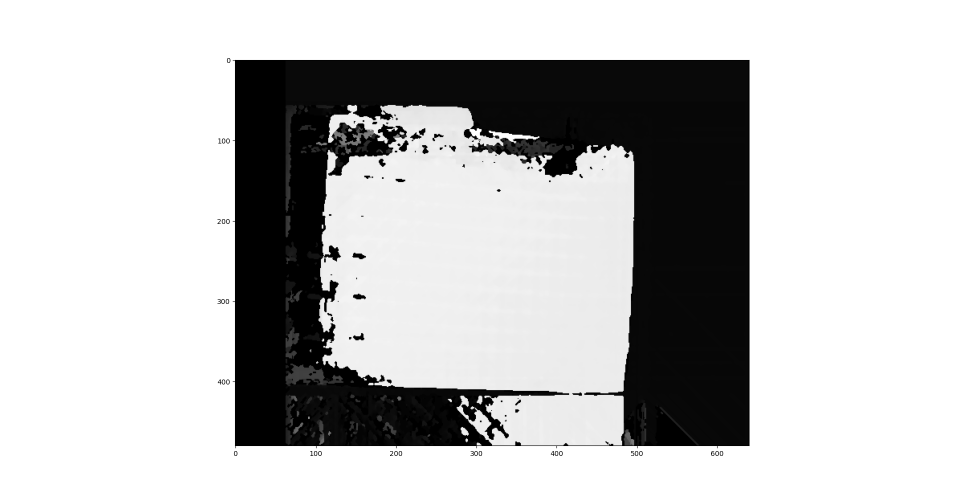
#> input picture SGBMresize.png, 1920 x 1001 px (shown at 1/2 size)
$ python image2disparitymap.py --imageL SGBMresize.png --imageR resize_plasma.png
#> lines starting #> are read from the running program, lines starting #| are printed output that depends on the picture
import numpy as np
import cv2
from matplotlib import pyplot as plt
import argparse

def new_size(img):
    width = 640
    height = 480
    dim = (width, height)
    resized = cv2.resize(img, dim, interpolation = cv2.INTER_AREA)
    return resized


ap = argparse.ArgumentParser( description='Image RGB')
ap.add_argument("-l",
    "--imageL", required=True,
	help="path to the left image file")
ap.add_argument("-r",
    "--imageR", required=True,
    help="path to the right image file")
args = vars(ap.parse_args())


imgL = cv2.imread(args['imageL'])
#> imgL is the input picture: shape (1001, 1920, 3); min 0, max 255, mean 191.6
imgR = cv2.imread(args['imageR'])
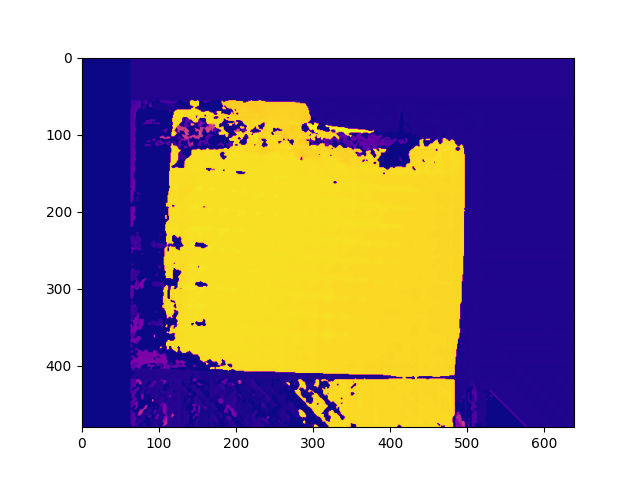
#> input picture resize_plasma.png, 640 x 480 px
#> imgR is the input picture: shape (480, 640, 3); mean B, G, R 160.2, 157.9, 174.1
(h, w, d) = imgL.shape
#> h = 1001; w = 1920; d = 3
print("w: {}, h: {}, d: {}".format(w, h, d))
#| w: 1920, h: 1001, d: 3
print("Size:",imgL.size)
#| Size: 5765760

grayL = cv2.cvtColor(imgL, cv2.COLOR_BGR2GRAY)
grayR = cv2.cvtColor(imgR, cv2.COLOR_BGR2GRAY)
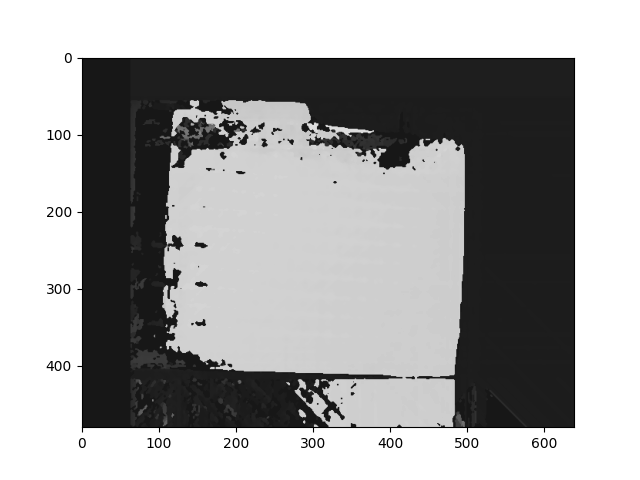
#> grayR: shape (480, 640); min 0, max 255, mean 163

""" plt.imshow(grayR)
plt.show() """


esquerda = new_size(grayL)
#> in new_size, `resized = cv2.resize(img, dim, interpolation = cv2.INTER_AREA)`:
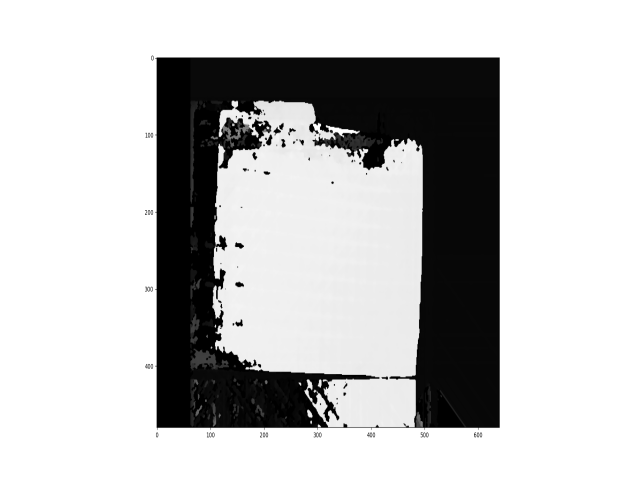
#> resized: shape (480, 640); min 0, max 255, mean 191.6
direita = new_size(grayR)

#cv2.imshow('Gray image', esquerda)

#cv2.waitKey(0)
#cv2.destroyAllWindows()

win_size = 5
min_disp = -1
max_disp = 63 #min_disp * 9
num_disp = max_disp - min_disp # Needs to be divisible by 16

#Block matching.
stereo = cv2.StereoSGBM_create(minDisparity= min_disp,
numDisparities = num_disp,
blockSize = 5,
uniquenessRatio = 5,
speckleWindowSize = 5,
speckleRange = 5,
disp12MaxDiff = 1,
P1 = 8*3*win_size**2, #8*3*win_size**2
P2 = 32*3*win_size**2) #32*3*win_size**2)

#Compute disparity map
print ("\nComputing the disparity  map...")
disparity_map = stereo.compute(esquerda, direita)
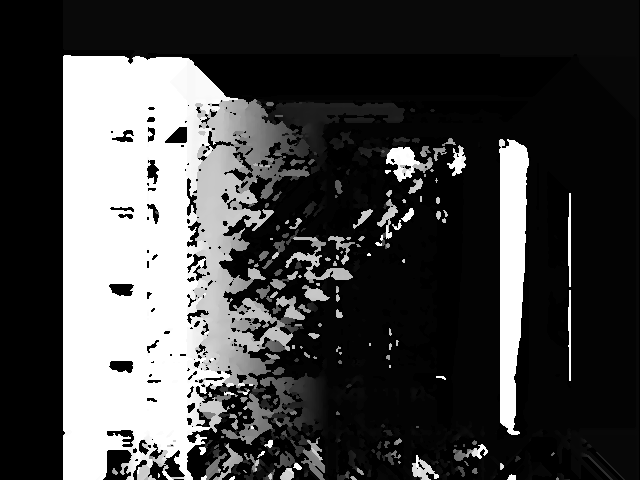
#> disparity_map: shape (480, 640) int16; min -32, max 992, mean 242.7; drawn with min black and max white

raw_h = disparity_map.shape[0]
#> raw_h = 480
raw_w = disparity_map.shape[1]
#> raw_w = 640
a = np.empty((raw_h,raw_w), np.uint16)

median = cv2.medianBlur(disparity_map,5)
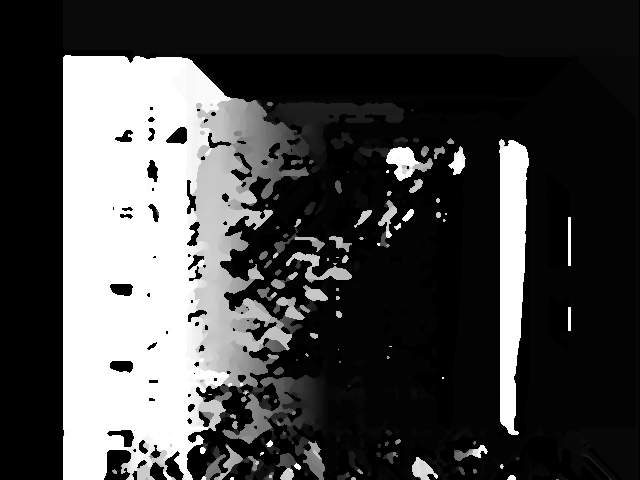
#> median: shape (480, 640) int16; min -32, max 992, mean 242.6; drawn with min black and max white
#blur = cv2.bilateralFilter(disparity_map,9,75,75)

map = cv2.resize(disparity_map, (3840,2160), interpolation = cv2.INTER_AREA)
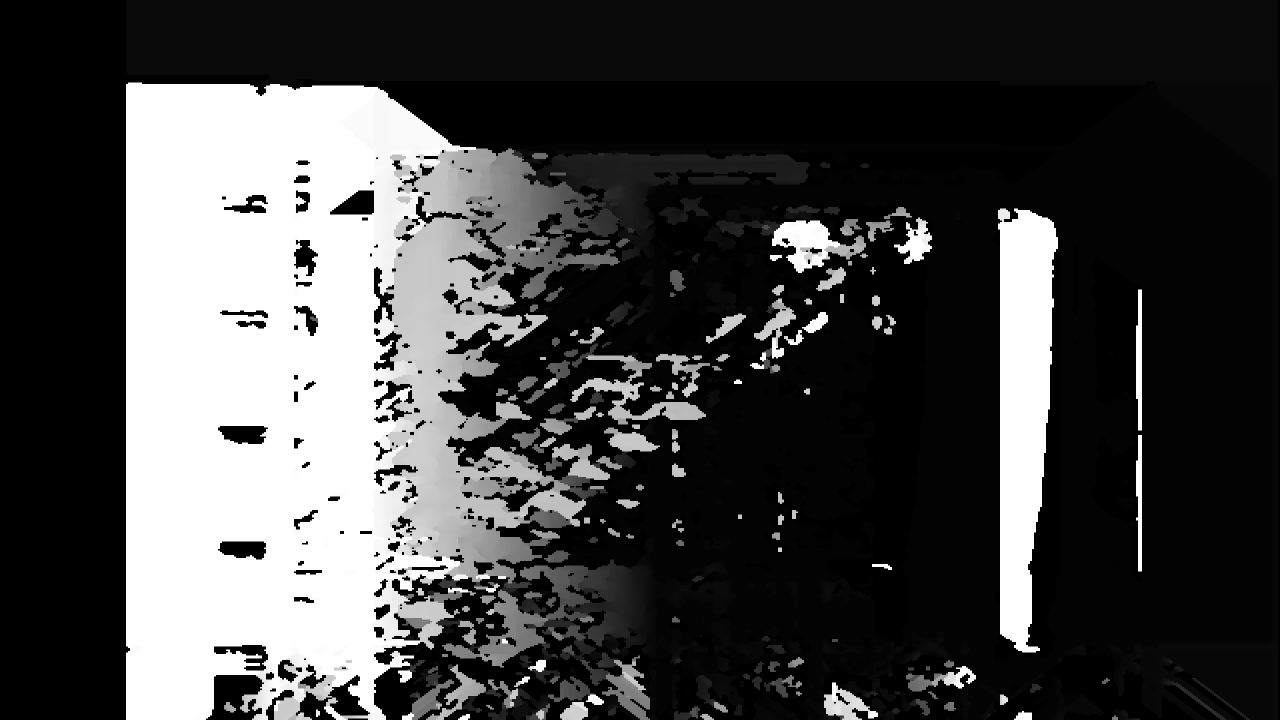
#> map: shape (2160, 3840) int16 (shown at 1/3 size); min -32, max 992, mean 242.7; drawn with min black and max white


#plt.imshow(disparity_map, cmap='plasma')
#> (the run stopped early here; a loop or call above may not have finished)
